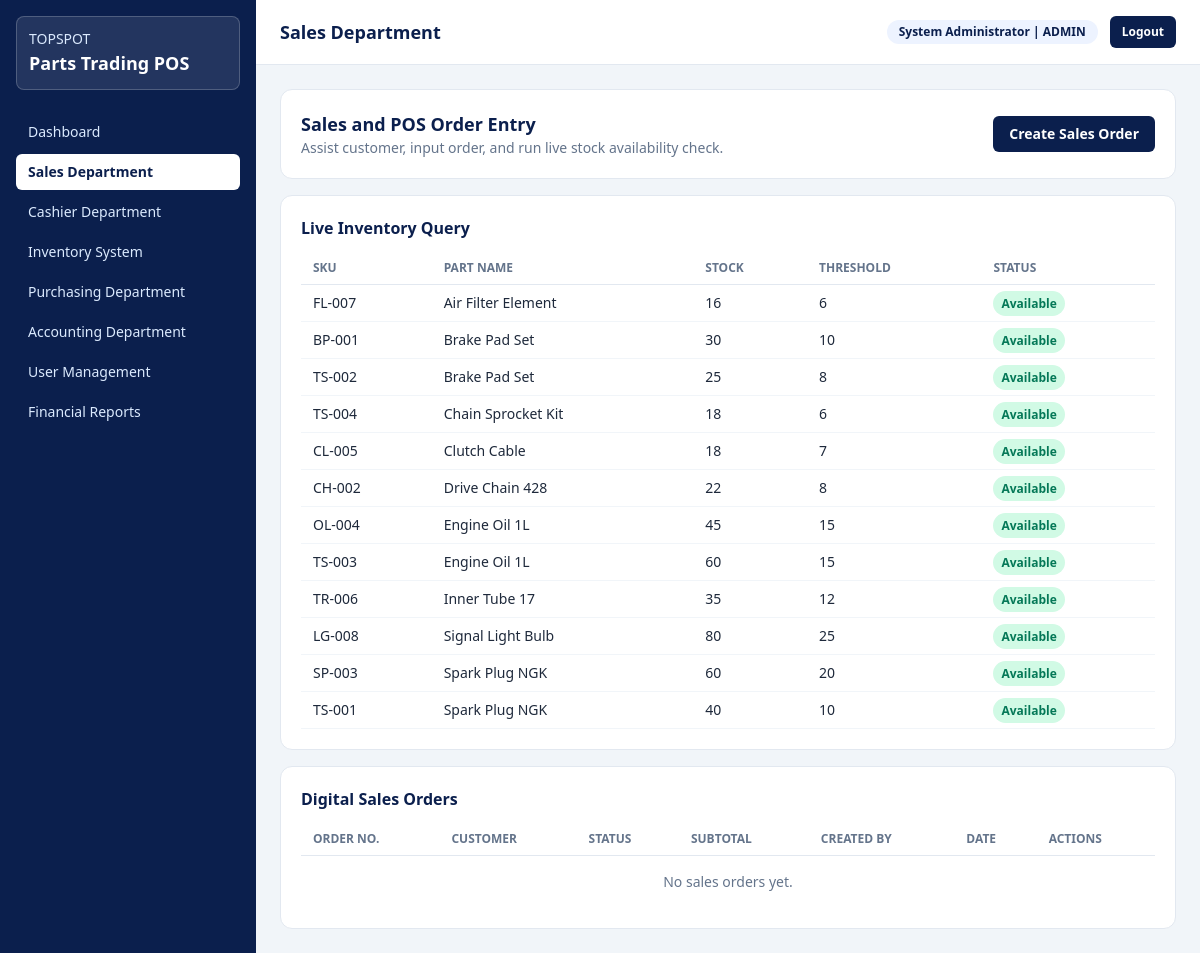
Page /sales.php (signed in) on the earlier database version.
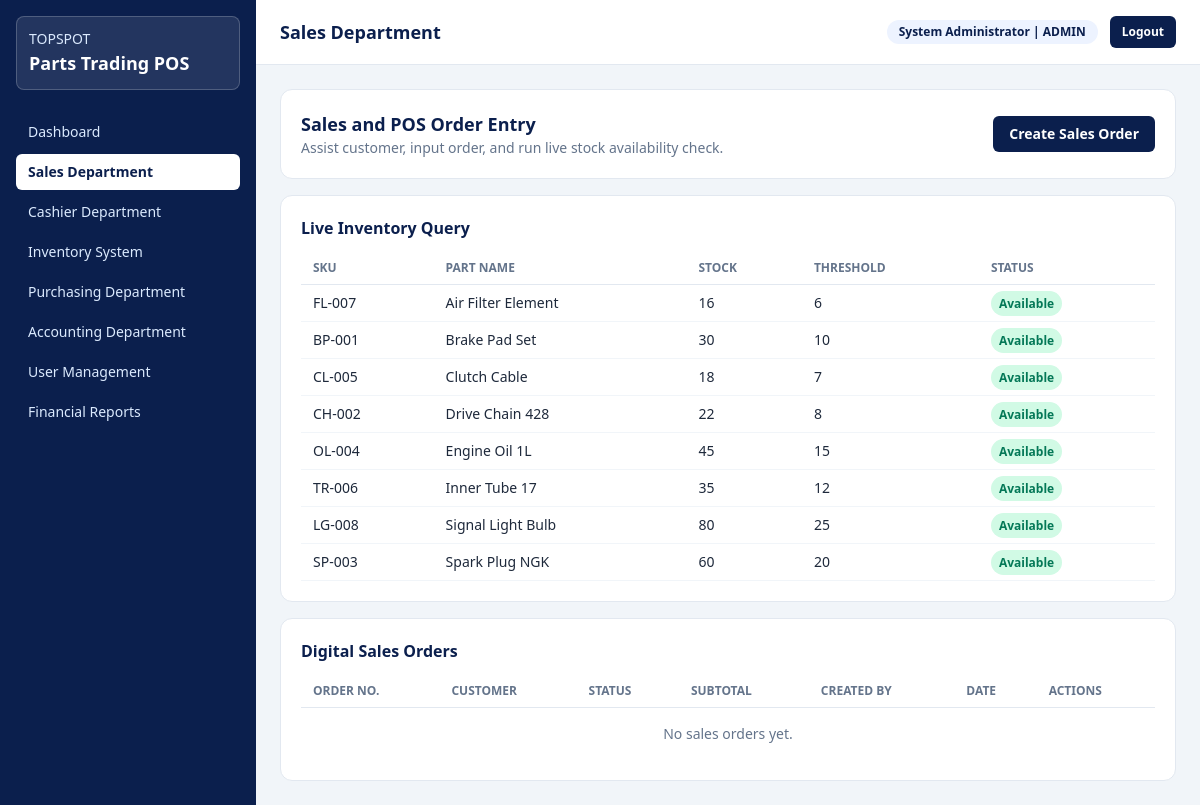
Same page on the later database version.
### tables this page shows
CREATE TABLE IF NOT EXISTS parts (
    id INT AUTO_INCREMENT PRIMARY KEY,
    sku VARCHAR(50) NOT NULL UNIQUE,
    part_name VARCHAR(150) NOT NULL,
    description TEXT,
    supplier_name VARCHAR(120) NOT NULL,
    cost_price DECIMAL(12,2) NOT NULL DEFAULT 0,
    unit_price DECIMAL(12,2) NOT NULL DEFAULT 0,
    stock_qty INT NOT NULL DEFAULT 0,
    threshold_qty INT NOT NULL DEFAULT 5,
    updated_at TIMESTAMP DEFAULT CURRENT_TIMESTAMP ON UPDATE CURRENT_TIMESTAMP
);

### includes/functions.php (called while the page is built, shortened)
<?php
function db_execute($sql, $types = '', $params = [])
{
    $connection = db();
    $stmt = mysqli_prepare($connection, $sql);
    if (!mysqli_stmt_execute($stmt)) {
        throw new Exception('Failed to execute query: ' . mysqli_stmt_error($stmt));
    }
    return $stmt;
}
function db_select($sql, $types = '', $params = [])
{
    $stmt = db_execute($sql, $types, $params);
    $result = mysqli_stmt_get_result($stmt);
    $rows = [];
    while ($row = mysqli_fetch_assoc($result)) {
        $rows[] = $row;
    }
    return $rows;
}
function e($value)
{
    return htmlspecialchars((string) $value, ENT_QUOTES, 'UTF-8');
}
function is_logged_in()
{
    return !empty($_SESSION['user_id']);
}
function page_access_rules()
{
    return [
        'dashboard.php' => ['admin', 'sales', 'cashier', 'purchasing', 'accounting', 'inventory'],
        'register.php' => ['admin'],
        'sales.php' => ['admin', 'sales'],
        'cashier.php' => ['admin', 'cashier'],
        'inventory.php' => ['admin', 'inventory'],
        'purchasing.php' => ['admin', 'purchasing'],
        'accounting.php' => ['admin', 'accounting'],
        'reports.php' => ['admin', 'accounting'],
    ];
}
function can_access_page($role, $pageFile)
{
    $rules = page_access_rules();
    return in_array((string) $role, $rules[$pageFile], true);
}
function current_user()
{
    return [
        'id' => (int) $_SESSION['user_id'],
        'full_name' => $_SESSION['full_name'] ?? 'User',
        'username' => $_SESSION['username'] ?? '',
        'role' => $_SESSION['role'] ?? 'sales',
    ];
}

### sales.php (the view, shortened to what the changed rows need)
<?php
$pageTitle = 'Sales Department';
$activePage = 'sales';
$parts = db_select('SELECT * FROM parts ORDER BY part_name ASC');
require_once __DIR__ . '/includes/layout_start.php';
?>
<div class="rounded-xl border border-slate-200 bg-white p-5">
    <div class="flex flex-col gap-3 md:flex-row md:items-center md:justify-between">
        <div>
            <h2 class="text-lg font-semibold text-navy-900">Sales and POS Order Entry</h2>
        </div>
    </div>
</div>
<div class="rounded-xl border border-slate-200 bg-white p-5">
    <div class="mt-3 overflow-x-auto">
        <table class="min-w-full text-sm">
            <thead>
                <tr class="border-b border-slate-200 text-left text-xs uppercase text-slate-500">
                    <th class="px-3 py-2">SKU</th>
                    <th class="px-3 py-2">Part Name</th>
                    <th class="px-3 py-2">Stock</th>
                    <th class="px-3 py-2">Threshold</th>
                    <th class="px-3 py-2">Status</th>
                </tr>
            </thead>
            <tbody>
                <?php foreach ($parts as $part): ?>
                    <?php $isLow = (int) $part['stock_qty'] <= (int) $part['threshold_qty']; ?>
                    <tr class="border-b border-slate-100">
                        <td class="px-3 py-2"><?php echo e($part['sku']); ?></td>
                        <td class="px-3 py-2"><?php echo e($part['part_name']); ?></td>
                        <td class="px-3 py-2"><?php echo e($part['stock_qty']); ?></td>
                        <td class="px-3 py-2"><?php echo e($part['threshold_qty']); ?></td>
                        <td class="px-3 py-2">
                            <span class="rounded-full px-2 py-1 text-xs font-semibold <?php echo $isLow ? 'bg-red-100 text-red-700' : 'bg-emerald-100 text-emerald-700'; ?>">
                                <?php echo $isLow ? 'Low Stock' : 'Available'; ?>
                            </span>
                        </td>
                    </tr>
                <?php endforeach; ?>
            </tbody>
        </table>
    </div>
</div>
<div class="rounded-xl border border-slate-200 bg-white p-5">
    <div class="mt-3 overflow-x-auto">
        <table class="min-w-full text-sm">
            <thead>
                <tr class="border-b border-slate-200 text-left text-xs uppercase text-slate-500">
                    <th class="px-3 py-2">Order No.</th>
                    <th class="px-3 py-2">Customer</th>
                    <th class="px-3 py-2">Status</th>
                    <th class="px-3 py-2">Subtotal</th>
                    <th class="px-3 py-2">Created By</th>
                    <th class="px-3 py-2">Date</th>
                    <th class="px-3 py-2">Actions</th>
                </tr>
            </thead>
        </table>
    </div>
</div>
<?php require_once __DIR__ . '/includes/layout_end.php'; ?>

### includes/layout_start.php (shortened to what the changed rows need)
<?php
$pageTitle = $pageTitle ?? 'TOPSPOT Management System';
$activePage = $activePage ?? 'dashboard';
$user = current_user();
$menuItems = [
    ['key' => 'dashboard', 'label' => 'Dashboard', 'href' => 'dashboard.php'],
    ['key' => 'sales', 'label' => 'Sales Department', 'href' => 'sales.php'],
    ['key' => 'cashier', 'label' => 'Cashier Department', 'href' => 'cashier.php'],
    ['key' => 'inventory', 'label' => 'Inventory System', 'href' => 'inventory.php'],
    ['key' => 'purchasing', 'label' => 'Purchasing Department', 'href' => 'purchasing.php'],
    ['key' => 'accounting', 'label' => 'Accounting Department', 'href' => 'accounting.php'],
    ['key' => 'users', 'label' => 'User Management', 'href' => 'register.php'],
    ['key' => 'reports', 'label' => 'Financial Reports', 'href' => 'reports.php'],
];
$userRole = $user['role'] ?? '';
$menuItems = array_values(array_filter($menuItems, function ($item) use ($userRole) {
    return can_access_page($userRole, $item['href']);
}));
?>
<!DOCTYPE html>
<html lang="en">
<head>
    <script src="https://cdn.tailwindcss.com"></script>
</head>
<body class="bg-slate-100 text-slate-800">
<div class="min-h-screen md:flex">
    <aside class="w-full bg-navy-900 p-4 text-white md:sticky md:top-0 md:h-screen md:w-64 md:shrink-0 md:overflow-y-auto">
        <nav class="space-y-1">
            <?php foreach ($menuItems as $item): ?>
                <?php $isActive = $activePage === $item['key']; ?>
                <a href="<?php echo e($item['href']); ?>"
                   class="block rounded-md px-3 py-2 text-sm <?php echo $isActive ? 'bg-white text-navy-900 font-semibold' : 'text-blue-100 hover:bg-blue-700'; ?>">
                    <?php echo e($item['label']); ?>
                </a>
            <?php endforeach; ?>
        </nav>
    </aside>
    <section class="flex-1">
        <header class="flex flex-col gap-3 border-b border-slate-200 bg-white px-4 py-4 md:flex-row md:items-center md:justify-between md:px-6">
            <div>
                <h1 class="text-lg font-semibold text-navy-900"><?php echo e($pageTitle); ?></h1>
            </div>
        </header>
        <main class="space-y-4 p-4 md:p-6">

Differences in the rows shown:
removed parts: sku "TS-002", part_name "Brake Pad Set", stock_qty "25", threshold_qty "8", shows "Available"
removed parts: sku "TS-004", part_name "Chain Sprocket Kit", stock_qty "18", threshold_qty "6", shows "Available"
removed parts: sku "TS-003", part_name "Engine Oil 1L", stock_qty "60", threshold_qty "15", shows "Available"
removed parts: sku "TS-001", part_name "Spark Plug NGK", stock_qty "40", threshold_qty "10", shows "Available"
